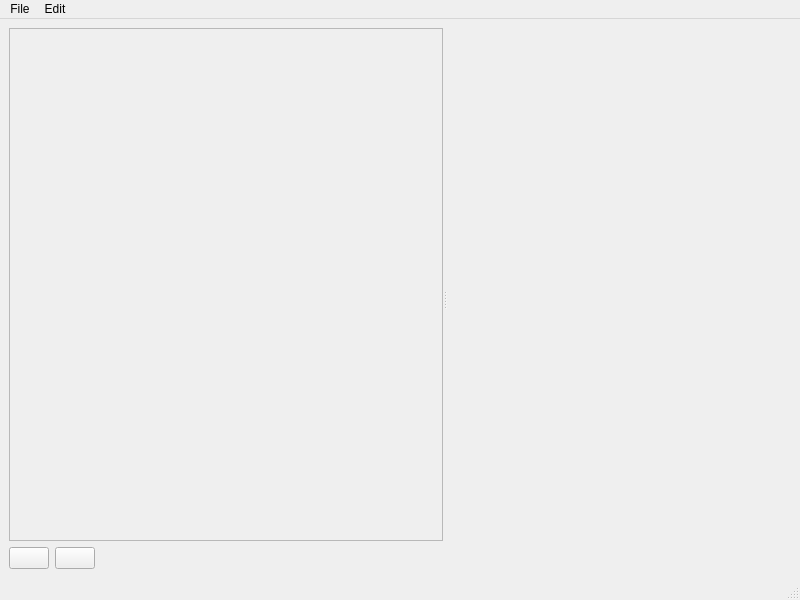
<?xml version="1.0" encoding="UTF-8"?>
<ui version="4.0">
 <class>MainWindow</class>
 <widget class="QMainWindow" name="MainWindow">
  <property name="geometry">
   <rect>
    <x>0</x>
    <y>0</y>
    <width>800</width>
    <height>600</height>
   </rect>
  </property>
  <property name="windowTitle">
   <string>MainWindow</string>
  </property>
  <widget class="QWidget" name="centralwidget">
   <layout class="QHBoxLayout" name="horizontalLayout_2">
    <item>
     <widget class="QSplitter" name="splitter">
      <property name="orientation">
       <enum>Qt::Orientation::Horizontal</enum>
      </property>
      <widget class="QWidget" name="">
       <layout class="QVBoxLayout" name="verticalLayout">
        <item>
         <widget class="QScrollArea" name="scrollArea">
          <property name="widgetResizable">
           <bool>true</bool>
          </property>
          <widget class="QWidget" name="gameIconsScrollArea">
           <property name="geometry">
            <rect>
             <x>0</x>
             <y>0</y>
             <width>469</width>
             <height>492</height>
            </rect>
           </property>
          </widget>
         </widget>
        </item>
        <item>
         <layout class="QHBoxLayout" name="horizontalLayout">
          <item>
           <widget class="QPushButton" name="addQuestsPushButton">
            <property name="enabled">
             <bool>true</bool>
            </property>
            <property name="toolTip">
             <string>Add a quest list</string>
            </property>
            <property name="text">
             <string/>
            </property>
            <property name="icon">
             <iconset theme="QIcon::ThemeIcon::ListAdd"/>
            </property>
           </widget>
          </item>
          <item>
           <widget class="QPushButton" name="removeQuestsPushButton">
            <property name="toolTip">
             <string>Delete selected quest list</string>
            </property>
            <property name="text">
             <string/>
            </property>
            <property name="icon">
             <iconset theme="QIcon::ThemeIcon::ListRemove"/>
            </property>
           </widget>
          </item>
          <item>
           <spacer name="horizontalSpacer">
            <property name="orientation">
             <enum>Qt::Orientation::Horizontal</enum>
            </property>
            <property name="sizeHint" stdset="0">
             <size>
              <width>40</width>
              <height>20</height>
             </size>
            </property>
           </spacer>
          </item>
         </layout>
        </item>
       </layout>
      </widget>
      <widget class="QGroupBox" name="questsMetadata">
       <property name="autoFillBackground">
        <bool>false</bool>
       </property>
       <property name="styleSheet">
        <string notr="true">QGroupBox {
	border-style: none;
}</string>
       </property>
       <property name="title">
        <string/>
       </property>
      </widget>
     </widget>
    </item>
   </layout>
  </widget>
  <widget class="QMenuBar" name="menubar">
   <property name="geometry">
    <rect>
     <x>0</x>
     <y>0</y>
     <width>800</width>
     <height>33</height>
    </rect>
   </property>
   <widget class="QMenu" name="menuFile">
    <property name="title">
     <string>File</string>
    </property>
    <widget class="QMenu" name="menuExport">
     <property name="title">
      <string>Export...</string>
     </property>
     <addaction name="actionExport_all"/>
     <addaction name="actionExport_selected"/>
    </widget>
    <addaction name="menuExport"/>
   </widget>
   <widget class="QMenu" name="menuEdit">
    <property name="title">
     <string>Edit</string>
    </property>
    <addaction name="actionAdd_new_quest_list_2"/>
    <addaction name="actionDelete_selected_quest_list_2"/>
   </widget>
   <addaction name="menuFile"/>
   <addaction name="menuEdit"/>
  </widget>
  <widget class="QStatusBar" name="statusbar"/>
  <action name="actionAdd_new_quest_list">
   <property name="text">
    <string>Add new quest list</string>
   </property>
  </action>
  <action name="actionDelete_selected_quest_list">
   <property name="text">
    <string>Delete selected quest list</string>
   </property>
  </action>
  <action name="actionAdd_new_quest_list_2">
   <property name="text">
    <string>Add new quest list</string>
   </property>
  </action>
  <action name="actionDelete_selected_quest_list_2">
   <property name="text">
    <string>Delete selected quest list</string>
   </property>
  </action>
  <action name="actionExport_all">
   <property name="text">
    <string>Export all...</string>
   </property>
  </action>
  <action name="actionExport_selected">
   <property name="text">
    <string>Export selected...</string>
   </property>
  </action>
 </widget>
 <resources/>
 <connections/>
</ui>
